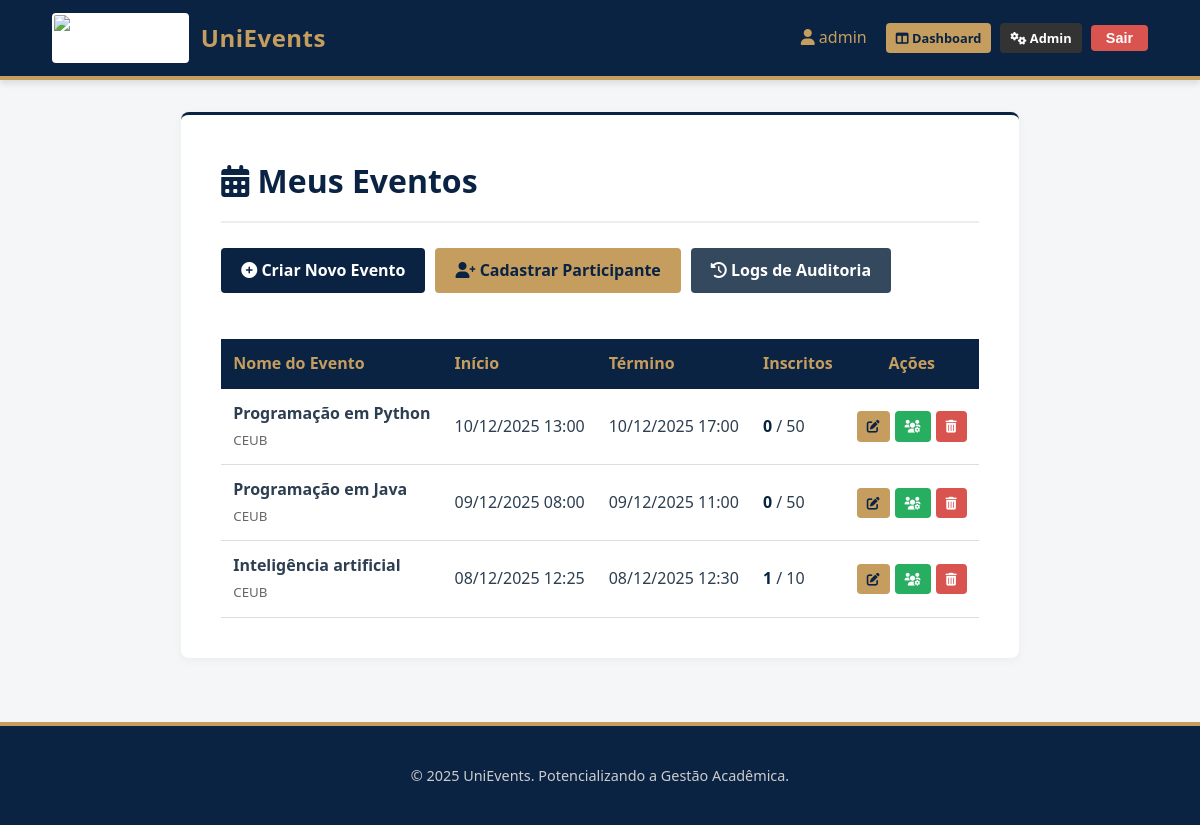
Screenshot of /dashboard/organizador/ (signed in) with the database file from the repository.
### sgea_app/models.py (models this page shows, shortened)
class Usuario(AbstractUser):
    PERFIL_CHOICES = (
        ('aluno', 'Aluno'),
        ('professor', 'Professor'),
        ('organizador', 'Organizador'),
    )
    telefone = models.CharField(max_length=15, blank=True, null=True, help_text="Telefone de contato do usuário.")
    instituicao_ensino = models.CharField(max_length=255, blank=True, null=True, help_text="Instituição de ensino (obrigatório para alunos e professores).")
    perfil = models.CharField(max_length=15, choices=PERFIL_CHOICES, default='aluno', help_text="Perfil do usuário no sistema.")
    class Meta:
        db_table = "usuario"
        verbose_name = "Usuário"
        verbose_name_plural = "Usuários"

class Evento(models.Model):
    TIPO_EVENTO_CHOICES = (
        ('seminario', 'Seminário'),
        ('palestra', 'Palestra'),
        ('congresso', 'Congresso'),
        ('workshop', 'Workshop'),
        ('outro', 'Outro'),
    )
    nome = models.CharField(max_length=200, help_text="Nome ou título do evento.")
    tipo_evento = models.CharField(max_length=50, choices=TIPO_EVENTO_CHOICES, help_text="Tipo do evento (ex: seminário, palestra).")
    data_inicio = models.DateTimeField(help_text="Data e hora de início do evento.")
    data_fim = models.DateTimeField(help_text="Data e hora de término do evento.")
    local = models.CharField(max_length=255, help_text="Local onde o evento ocorrerá.")
    quantidade_participantes = models.PositiveIntegerField(
        default=0,
        validators=[MinValueValidator(0)],
        help_text="Número máximo de participantes permitidos.")
    banner = models.ImageField(
        upload_to='eventos/banners/',
        blank=True,
        null=True,
        help_text="Imagem promocional do evento (apenas .jpg, .png, .jpeg).",
        validators=[FileExtensionValidator(allowed_extensions=['jpg', 'jpeg', 'png'])]
    )
    organizador = models.ForeignKey(
        settings.AUTH_USER_MODEL,
        on_delete=models.SET_NULL,
        null=True,
        related_name='eventos_organizados',
        limit_choices_to={'perfil': 'organizador'},
        help_text="Organizador responsável pelo evento."
    )
    participantes = models.ManyToManyField(
        settings.AUTH_USER_MODEL,
        through='Inscricao',
        related_name='eventos_inscritos',
        blank=True
    )
    professor_responsavel = models.ForeignKey(
        settings.AUTH_USER_MODEL,
        on_delete=models.SET_NULL,
        null=True,
        related_name='eventos_responsavel',
        limit_choices_to={'perfil': 'professor'},
        help_text="Professor responsável pelo evento."
    )
    data_criacao = models.DateTimeField(auto_now_add=True)
    data_atualizacao = models.DateTimeField(auto_now=True)
    class Meta:
        db_table = "evento"
        ordering = ["-data_inicio", "nome"]
        verbose_name = "Evento"
        verbose_name_plural = "Eventos"

### sgea_app/views.py (the view)
# urls.py: path('dashboard/organizador/', views.organizador_dashboard, name='organizador_dashboard'),
@login_required
def organizador_dashboard(request):
    if request.user.perfil != 'organizador':
        return redirect('participantes_dashboard')
    eventos = Evento.objects.filter(organizador=request.user).order_by('-data_inicio')
    context = {
        'eventos': eventos
    }
    return render(request, 'sgea_app/dashboard/organizador_dashboard.html', context)

### sgea_app/templates/sgea_app/dashboard/organizador_dashboard.html (shortened to what this page needs)
{% extends 'sgea_app/base.html' %}
{% block content %}
<div class="card">
    <div style="display: flex; justify-content: space-between; align-items: center; border-bottom: 2px solid #eee; padding-bottom: 15px; margin-bottom: 25px;">
        <h1 style="margin: 0;"><i class="fas fa-calendar-alt"></i> Meus Eventos</h1>
    </div>
    <div style="margin-bottom: 30px; display: flex; gap: 10px; flex-wrap: wrap;">
        <a href="{% url 'criar_evento' %}" class="btn btn-primary">
            <i class="fas fa-plus-circle"></i> Criar Novo Evento
        </a>
        <a href="{% url 'organizador_cadastrar_participante' %}" class="btn btn-secondary">
            <i class="fas fa-user-plus"></i> Cadastrar Participante
        </a>
        <a href="{% url 'logs_auditoria' %}" class="btn" style="background-color: #34495e; color: white;">
            <i class="fas fa-history"></i> Logs de Auditoria
        </a>
    </div>
    {% if eventos %}
        <div class="table-responsive">
            <table>
                <thead>
                    <tr>
                        <th>Nome do Evento</th>
                        <th>Início</th>
                        <th>Término</th>
                        <th>Inscritos</th>
                        <th style="text-align: center;">Ações</th>
                    </tr>
                </thead>
                <tbody>
                    {% for evento in eventos %}
                    <tr>
                        <td>
                            <strong>{{ evento.nome }}</strong><br>
                            <small style="color: #666;">{{ evento.local }}</small>
                        </td>
                        <td>{{ evento.data_inicio|date:"d/m/Y H:i" }}</td>
                        <td>{{ evento.data_fim|date:"d/m/Y H:i" }}</td>
                        <td>
                            <span style="font-weight: bold; color: var(--primary-color);">{{ evento.participantes.count }}</span>
                            / {{ evento.quantidade_participantes }}
                        </td>
                        <td style="text-align: center;">
                            <div style="display: flex; justify-content: center; gap: 5px;">
                                <a href="{% url 'atualizar_evento' evento.pk %}" class="btn btn-secondary" style="padding: 5px 10px; font-size: 0.8rem;" title="Editar">
                                    <i class="fas fa-edit"></i>
                                </a>
                                <a href="{% url 'gerenciar_participantes' evento.pk %}" class="btn btn-success" style="padding: 5px 10px; font-size: 0.8rem;" title="Gerenciar Participantes">
                                    <i class="fas fa-users-cog"></i>
                                </a>
                                <a href="{% url 'deletar_evento' evento.pk %}" class="btn btn-danger" style="padding: 5px 10px; font-size: 0.8rem;" title="Excluir">
                                    <i class="fas fa-trash-alt"></i>
                                </a>
                            </div>
                        </td>
                    </tr>
                    {% endfor %}
                </tbody>
            </table>
        </div>
    {% else %}
        <div style="text-align: center; padding: 40px; background: #f9f9f9; border-radius: 8px;">
            <p style="color: #666; font-size: 1.2rem; margin-bottom: 15px;">Você ainda não criou nenhum evento.</p>
            <a href="{% url 'criar_evento' %}" class="btn btn-primary">Começar Agora</a>
        </div>
    {% endif %}
</div>
{% endblock %}

### sgea_app/templates/sgea_app/base.html (shortened to what this page needs)
{% load static %}
<!DOCTYPE html>
<html lang="pt-br">
<head>
    <link rel="stylesheet" href="{% static 'css/style.css' %}">
    <link rel="stylesheet" href="https://cdnjs.cloudflare.com/ajax/libs/font-awesome/6.0.0/css/all.min.css">
</head>
<body>
    <header class="main-header">
        <div class="container" style="margin: 0; max-width: 100%; display: flex; justify-content: space-between; align-items: center;">
            <a href="{% if user.is_authenticated %}{% url 'participantes_dashboard' %}{% else %}{% url 'login' %}{% endif %}" class="brand-wrapper">
                <img src="{% static 'img/logo.png' %}" alt="Logo UniEvents" class="logo-img">
                <span class="brand-name">UniEvents</span>
            </a>
            <nav>
                {% if user.is_authenticated %}
                    <span style="margin-right: 15px; color: var(--secondary-color);">
                        <i class="fas fa-user"></i> {{ user.first_name|default:user.username }}
                    </span>
                    {% if user.perfil == 'organizador' %}
                        <a href="{% url 'organizador_dashboard' %}" class="btn btn-secondary" style="padding: 5px 10px; font-size: 0.8rem; margin-right: 5px;">
                            <i class="fas fa-columns"></i> Dashboard
                        </a>
                    {% endif %}
                    {% if user.is_superuser %}
                        <a href="{% url 'admin:index' %}" class="btn" style="background-color: #333; color: white; padding: 5px 10px; font-size: 0.8rem; margin-right: 5px;" target="_blank" title="Área Administrativa do Django">
                            <i class="fas fa-cogs"></i> Admin
                        </a>
                    {% endif %}
                    <form action="{% url 'logout' %}" method="post" style="display:inline;">
                        <button type="submit" class="btn btn-danger" style="padding: 5px 15px; font-size: 0.9rem;">Sair</button>
                    </form>
                {% else %}
                    <a href="{% url 'login' %}" style="color: var(--white); text-decoration: none; font-weight: bold;">Login</a>
                {% endif %}
            </nav>
        </div>
    </header>
    <main class="container">
        {% block content %}
        {% endblock %}
    </main>
    <footer class="main-footer">
        <p>&copy; 2025 UniEvents. Potencializando a Gestão Acadêmica.</p>
    </footer>
</body>
</html>

### sgea_app/static/css/style.css (style rules this page uses)
:root { --primary-color: #0a2342; --secondary-color: #c59d5f; --accent-color: #1a3c6e; --text-color: #2c3e50; --bg-color: #f4f6f8; --white: #ffffff; --danger: #d9534f; --success: #27ae60; --font-main: 'Segoe UI', 'Roboto', Helvetica, Arial, sans-serif; }
* { box-sizing: border-box; }
body { font-family: var(--font-main); background-color: var(--bg-color); color: var(--text-color); margin: 0; padding: 0; line-height: 1.6; display: flex; flex-direction: column; min-height: 100vh; }
.main-header { background-color: var(--primary-color); color: var(--white); padding: 0.8rem 2rem; display: flex; justify-content: space-between; align-items: center; box-shadow: 0 4px 6px rgba(0,0,0,0.1); border-bottom: 4px solid var(--secondary-color); }
.brand-wrapper { display: flex; align-items: center; text-decoration: none; color: var(--white); gap: 12px; }
.logo-img { height: 50px; width: auto; border-radius: 4px; background-color: var(--white); padding: 2px; }
.brand-name { font-size: 1.5rem; font-weight: bold; letter-spacing: 0.5px; color: var(--secondary-color); }
.container { max-width: 1100px; margin: 2rem auto; padding: 0 20px; flex: 1; }
.card { background: var(--white); padding: 2.5rem; border-radius: 8px; box-shadow: 0 2px 10px rgba(0,0,0,0.05); margin-bottom: 2rem; border-top: 3px solid var(--primary-color); }
h1, h2, h3 { color: var(--primary-color); margin-top: 0; }
.btn { display: inline-block; padding: 10px 20px; border-radius: 4px; text-decoration: none; font-weight: 600; cursor: pointer; border: none; transition: all 0.3s ease; text-align: center; }
.btn-primary { background-color: var(--primary-color); color: var(--white); }
.btn-secondary { background-color: var(--secondary-color); color: var(--primary-color); }
.btn-danger { background-color: var(--danger); color: white; }
.btn-success { background-color: var(--success); color: white; }
.table-responsive { overflow-x: auto; }
table { width: 100%; border-collapse: collapse; margin-top: 1rem; }
th { background-color: var(--primary-color); color: var(--secondary-color); padding: 12px; text-align: left; }
td { padding: 12px; border-bottom: 1px solid #ddd; }
.main-footer { background-color: var(--primary-color); color: #ccc; text-align: center; padding: 1.5rem; margin-top: auto; font-size: 0.9rem; border-top: 4px solid var(--secondary-color); }

### rows the page displays
Usuario: first_name "admin"
Evento: nome "Programação em Python", local "CEUB", data_inicio "10/12/2025 13:00", data_fim "10/12/2025 17:00", participantes.count "0", quantidade_participantes "50"
Evento: nome "Programação em Java", local "CEUB", data_inicio "09/12/2025 08:00", data_fim "09/12/2025 11:00", participantes.count "0", quantidade_participantes "50"
Evento: nome "Inteligência artificial", local "CEUB", data_inicio "08/12/2025 12:25", data_fim "08/12/2025 12:30", participantes.count "1", quantidade_participantes "10"
